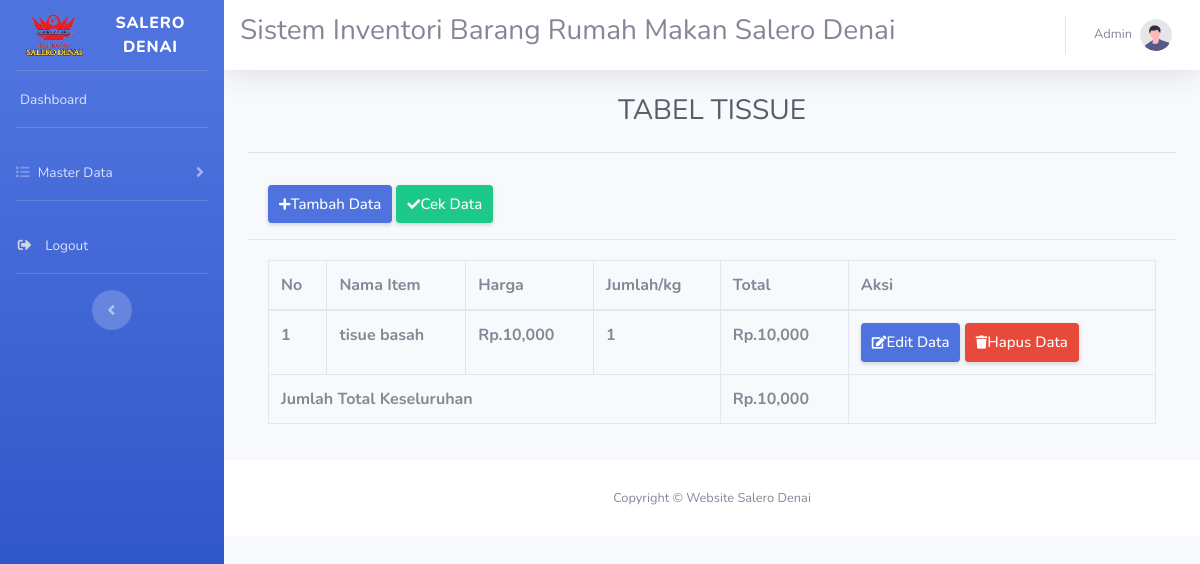
/tisu.php, run on the app's committed database.
### tables this page shows
CREATE TABLE `tisu` (
  `nama_item` varchar(20) NOT NULL,
  `hargaperkg` int(11) DEFAULT NULL,
  `jumlah` varchar(20) DEFAULT NULL,
  `total` int(11) DEFAULT NULL
);

### tisu.php (the view, shortened to what this page needs)
<!DOCTYPE html>
<html lang="en">
<head>
    <link href="./assets/vendor/fontawesome-free/css/all.min.css" rel="stylesheet" type="text/css">
    <link href="./assets/css/sb-admin-2.min.css" rel="stylesheet">
    <link rel='stylesheet' href='https://cdn-uicons.flaticon.com/2.0.0/uicons-regular-rounded/css/uicons-regular-rounded.css'>
</head>
<body id="page-top">
    <div id="wrapper">
        <ul class="navbar-nav bg-gradient-primary sidebar sidebar-dark accordion" id="accordionSidebar">
            <a class="sidebar-brand d-flex align-items-center justify-content-center" href="index.html">
                <img src="./assets//img/logo-remove.png" alt="" width ="40%">
                <div class="sidebar-brand-text mx-2">Salero Denai <sup></sup></div>
            </a>
            <hr class="sidebar-divider my-0">
            <li class="nav-item">
                <a class="nav-link" href="index.php">
                    <span>Dashboard</span></a>
            </li>
            <hr class="sidebar-divider">
            <li class="nav-item">
                <a class="nav-link collapsed" href="#" data-toggle="collapse" data-target="#collapseTwo"
                    aria-expanded="true" aria-controls="collapseTwo">
                    <i class="fas fa-list"></i>
                    <span>Master Data</span>
                </a>
            </li>
            <hr class="sidebar-divider">
            <li class="nav-item">
                <a class="nav-link" href="login.php">
                    <i class="fas fa-sign-out-alt fa-sm fa-fw mr-2 text-gray-400"></i>
                    <span>Logout</span></a>
            </li>
            <hr class="sidebar-divider d-none d-md-block">
            <div class="text-center d-none d-md-inline">
                <button class="rounded-circle border-0" id="sidebarToggle"></button>
            </div>
        </ul>
        <div id="content-wrapper" class="d-flex flex-column">
            <div id="content">
                <nav class="navbar navbar-expand navbar-light bg-white topbar mb-4 static-top shadow">
                <marquee><h3>Sistem Inventori Barang Rumah Makan Salero Denai</h3></marquee>
                    <ul class="navbar-nav ml-auto">
                        <li class="nav-item dropdown no-arrow">
                            <a class="nav-link dropdown-toggle" href="#" id="userDropdown" role="button"
                                data-toggle="dropdown" aria-haspopup="true" aria-expanded="false">
                                <span class="mr-2 d-none d-lg-inline text-gray-600 small">Admin</span>
                                <img class="img-profile rounded-circle"
                                    src="./assets/img/undraw_profile.svg">
                            </a>
                        </li>
                    </ul>
                </nav>
                <div class="container-fluid">
                    <h1 class="h3 mb-4 text-gray-800 text-center">TABEL TISSUE</h1>
                    <hr>
                    <div lass="card shadow mb-4">
                        <div class="card-header py-3">
                            <a href="tambahtisu.php" class="d-none d-sm-inline-block btn btn-sm btn-primary shadow-sm"
                                    style="padding: 7px 10px; font-weight: 500; font-size: 15px;">
                                    <i class="fas fa-plus fa-sm text-white"></i>Tambah Data</a>
                                    <a href="listtisu.php" class="d-none d-sm-inline-block btn btn-sm btn-success shadow-sm"
                                    style="padding: 7px 10px; font-weight: 500; font-size: 15px;">
                                    <i class="fas fa-check fa-sm text-white"></i>Cek Data</a>
                        </div>
                                <div class="card-body">
                                        <div class="table-responsive">
                                                <table class="table table-bordered" id="dataTable" width="100%" cellspacing="0">
                                                        <thead>
                                                            <tr>
                                                                <th>No</th>
                                                                <th>Nama Item</th>
                                                                <th>Harga</th>
                                                                <th>Jumlah/kg</th>
                                                                <th>Total</th>
                                                                <th>Aksi</th>
                                                            </tr>
                                                        </thead>
                                                        <?php
                                                        include 'koneksi.php';
                                                            $no = 1;
                                                            $total = 0;
                                                            $data = mysqli_query($db, "SELECT * FROM tisu");
                                                                while($d = mysqli_fetch_array($data)){
                                                                    $total += $d["total"];
                                                            ?>
                                                            <tr>
                                                                <th><?php echo $no++; ?></th>
                                                                <th><?php echo $d['nama_item']; ?></th>
                                                                <th>Rp.<?php echo number_format ($d['hargaperkg']);?></th>
                                                                <th><?php echo $d['jumlah'];?></th>
                                                                <th>Rp.<?php echo number_format ($d['total']);?></th>
                                                                <th>
                                                                <a href="edittisu.php?nama_item=<?php echo $d['nama_item']; ?>" class="d-none d-sm-inline-block btn btn-sm btn-primary shadow-sm"
                                                                style="padding: 7px 10px; font-weight: 500; font-size: 15px;">
                                                                <i class="fas fa-edit fa-sm text-white"></i>Edit Data</a>
                                                                <a href="deletetisu.php?nama_item=<?php echo $d['nama_item']; ?>" class="d-none d-sm-inline-block btn btn-sm btn-danger shadow-sm"
                                                                style="padding: 7px 10px; font-weight: 500; font-size: 15px;">
                                                                <i class="fas fa-trash fa-sm text-white"></i>Hapus Data</a>
                                                                </th>
                                                            </tr>
                                                            <?php
                                                                }
                                                            ?>
                                                                <tr>
                                                                    <td colspan = "4"><b>Jumlah Total Keseluruhan</b></td>
                                                                    <td><b>Rp.<?php echo number_format($total);?></b></td>
                                                                    <td></td>
                                                                </tr>
                                                </table>
                                        </div>
                                </div>
                    </div>
            </div>
            <footer class="sticky-footer bg-white">
                <div class="container my-auto">
                    <div class="copyright text-center my-auto">
                        <span>Copyright &copy; Website Salero Denai</span>
                    </div>
                </div>
            </footer>
        </div>
    </div>
</body>
</html>

### data on the page
tisu: nama_item "tisue basah", hargaperkg "10,000", jumlah "1", total "10,000"

### other printed values
$total "10,000"
